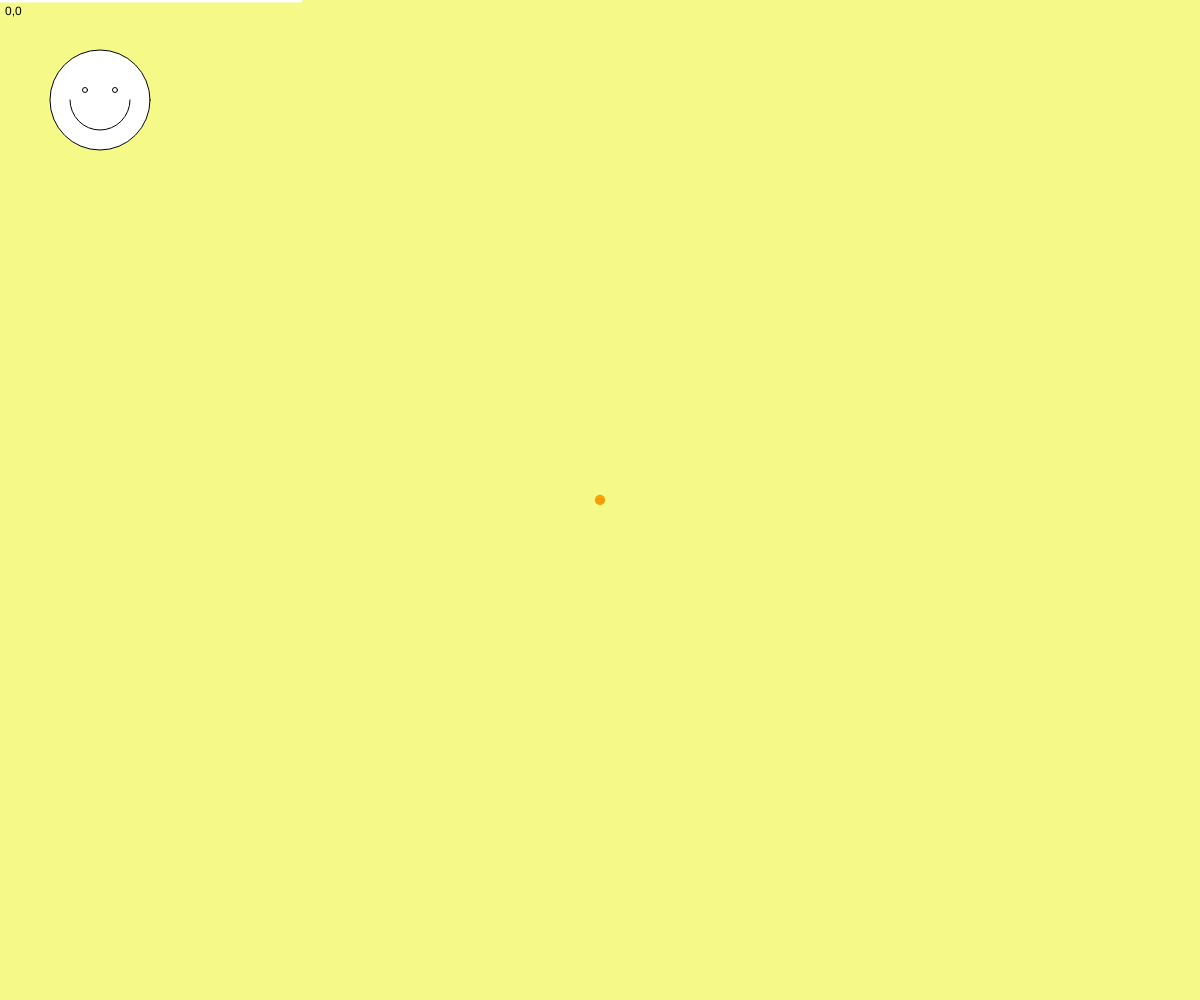
Frame 1 (no input)
Frame 60 (no input): identical to frame 1, image omitted
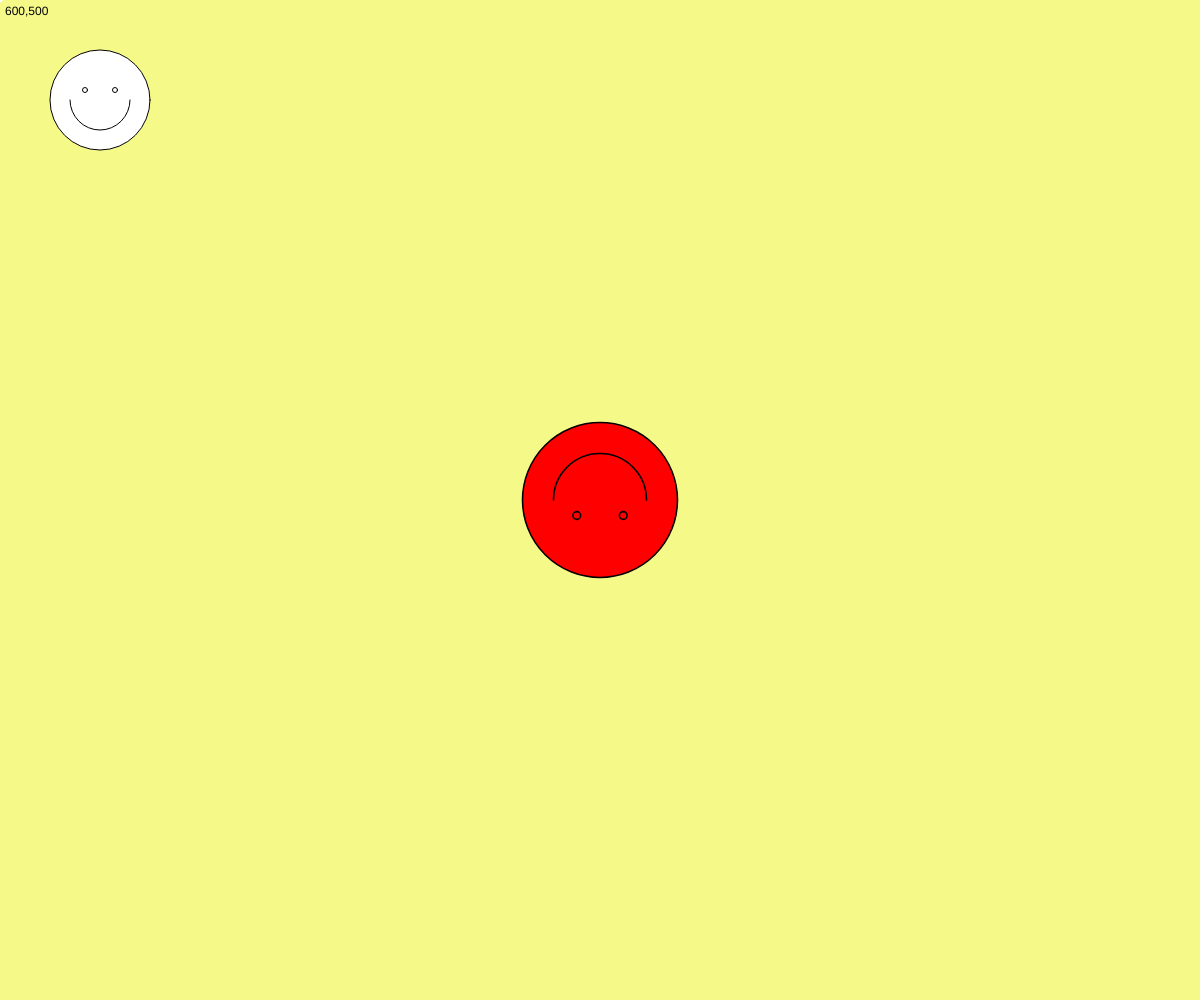
Frame 120 (the mouse pressed at the canvas centre since frame 60)

The p5.js sketch that drew these frames (run headless with seeded random() and noise() and a simulated clock; from frame 60 on, the mouse is pressed at the canvas centre):

// p5.js sketch
// ── sketch.js


function setup() {
  createCanvas(windowWidth, windowHeight);
  
}

function draw() {
  // Any transformation are reset at the beginning of draw
  background("#f5f988ff");
  circle(100, 100, 100);
  circle(85, 90, 5);
  circle(115, 90, 5);
  arc(100, 100, 60, 60, 0, PI);

  push();
  rotate(radians(mouseX));
  stroke("white");
  strokeWeight(5);
  line(0, 0, 300, 0);
  pop();

  // translate is a TRANSFORMATION function
  // it moves the coordinate matrix according to a new set of
  // coordinates, which become the "new" 0, 0
  
  // push and pop ISOLATE a transformation
  // anything enclosed within push and pop only applies wthin that enclosure
  push(); // push indicates the beginning of an isolated block
  
  //&& both meet; || or one meets
  if (mouseX>width/2 && mouseY>height/2) {//if the test inside the () is met...
    //run this code
    fill("lightblue");
  } else if (mouseX < width / 2 && mouseY < height / 2) {
    fill("orange");
  }
  else {//otherwise
    //run this other code
    fill("yellow");
  }
  //mouseIsPressed is a system variable that switches from false to true when the mouse is down
  if (mouseIsPressed == true) {
    fill("red");
  }
  //fill("pink");
  translate(width / 2, height / 2);
  
  let angle;
  //map is a function that scales numbers proportionately
  //parameters:
  //1: input variable to scale
  //2: low end of input range
  //3: HIGH END of input range
  //4: low end of the output range
  //5: high end of the output range
  angle = map(mouseX, 0, width, 0, 360);
  rotate(radians(angle));
  
  let scaleFactor; //make a variable to hold scale amount
  scaleFactor = map (mouseY, 0, height, 0.1, 3);

  //scale makes the coordinate system larger or smaller
  //it takes a "factor" as a parameter
  //if you supply two parameters, it scales differently on x and y axes
  scale(scaleFactor);

  circle(0, 0, 100);
  circle(-15, -10, 5);
  circle(15, -10, 5);
  arc(0, 0, 60, 60, 0, PI);
  pop(); // pop indicates the end of an isolated block
  
  //text function: text, x, y of top left corner
  text(mouseX + "," + mouseY, 5, 15);
}
